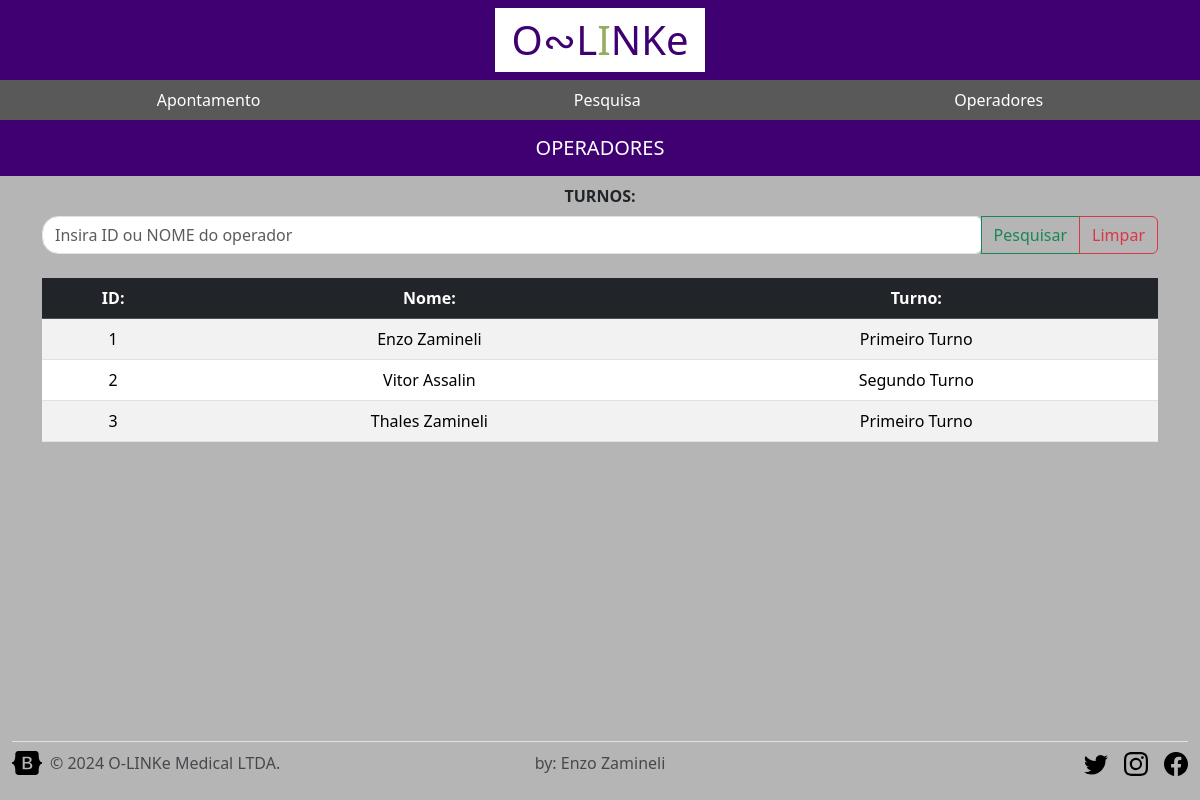
The app's page /paginas/operadores.php with its own data.
### tables this page shows
CREATE TABLE operadores(
    id_operador INT UNSIGNED PRIMARY KEY AUTO_INCREMENT,
    nome_operador VARCHAR(50) NOT NULL,
    turnos_id INT UNSIGNED,
    
    FOREIGN KEY (turnos_id) REFERENCES turnos(id_turnos)
);

CREATE TABLE turnos(
    id_turnos INT UNSIGNED PRIMARY KEY AUTO_INCREMENT,
    nome_turno VARCHAR(50) NOT NULL
);

### paginas/operadores.php (the view, shortened to what this page needs)
<!DOCTYPE html>
<html lang="en">
<head>
</head>
<body style="background-color: #b5b5b5; width: 100%; height: 100%;" class=" flex-column min-vh-100">
    <?php
        include_once "../template/template.php";
        include_once "../script/conexao.php";
        $turnos = filter_input(INPUT_POST, "turnos", FILTER_DEFAULT);
        $sqlOperadores = "SELECT *, turnos.nome_turno AS turnos_nome
                        FROM operadores
                        LEFT JOIN turnos
                        ON turnos_id = id_turnos
                        WHERE id_operador = :numeroOperador OR nome_operador LIKE :nome";
        $parametro = [
            "numeroOperador" => $turnos,
            "nome" => "%$turnos%"
        ];
        $stmt = $connection->prepare($sqlOperadores);
        $stmt->execute($parametro);
        $nop = $stmt->fetchAll(PDO::FETCH_ASSOC);
    ?>
    <h5 class="text-center mx-auto py-3" style="background-color: rgb(63, 0, 113); color: #fff;">OPERADORES</h5>
    <div class="container">
    <form action="" method="post">
            <div class="row text-center">
                <div class="col">
                    <label for="" class="form-label fw-bold">TURNOS:</label>
                    <div class="input-group mb-2">
                        <input name="turnos" type="text" class="form-control rounded-end" placeholder="Insira ID ou NOME do operador" value="<?= $_POST['turnos'] ?? null ?>">
                        <button type="submit" class="btn btn-outline-success">Pesquisar</button>
                        <a href="operadores.php" class="btn btn-outline-danger">Limpar</a>
                    </div>
                </div>
            </div>
        </form>
        <?php
            if(count($nop) > 0){ ?>
                <table class="table table-striped table-hover table-border mt-3">
                    <thead class="table-dark">
                        <tr>
                            <th class="text-center">ID: </th>
                            <th class="text-center">Nome: </th>
                            <th class="text-center">Turno: </th>
                        </tr>
                    </thead>
                    <tbody>
                        <?php
                        foreach($nop as $operador){ ?>
                            <tr>
                                <td class="text-center"><?= $operador['id_operador'] ?></td>
                                <td class="text-center"><?= $operador['nome_operador'] ?></td>
                                <td class="text-center"><?= $operador['turnos_nome'] ?></td>
                            </tr>
                    <?php
                        }
                        ?>
                    </tbody>
                </table>
        <?php
            } else {
                echo"<div class='alert alert-warning my-3 text-center fw-bold'> Insira o ID ou o NOME do operador... </div>";
            }
        ?>
    </div>
<?php
    include_once "../template/footer.php"
?>
</body>
</html>

### template/template.php (shortened to what this page needs)
<!DOCTYPE html>
<html lang="en">
<head>
    <link href="https://cdn.jsdelivr.net/npm/bootstrap@5.3.3/dist/css/bootstrap.min.css" rel="stylesheet">
    <link rel="stylesheet" href="../style.css">
</head>
<body>
    <form action="" method="post">
        <header class="topo d-flex justify-content-center align-items-center mt-0" style="background-color: rgb(63, 0, 113);">
            <h1 class="text-center py-2 px-3 mt-2" style="background-color: white;">
                <a href="../index.php" class="text-decoration-none">
                    <span class="px-0" style="color: rgb(63, 0, 113);">O∾L</span><span style="color: #96ac60;">I</span><span class="px-0" style="color: rgb(63, 0, 113);">NKe</span>
                </a>
            </h1>
        </header>
        <nav class="d-flex justify-content-around mt-0" style="background-color: #595959;">
            <a href="../paginas/apontamento.php" class="nav-link py-2 px-2 text-decoration-none" style="transition: background-color 0.3s ease; color: #fff;">Apontamento</a>
            <a href="../paginas/pesquisa.php" class="nav-link py-2 px-2 text-decoration-none" style="transition: background-color 0.3s ease; color: #fff;">Pesquisa</a>
            <a href="../paginas/operadores.php" class="nav-link py-2 px-2 text-decoration-none" style="transition: background-color 0.3s ease; color: #fff;">Operadores</a>
        </nav>
    </form>
</body>
</html>

### template/footer.php (shortened to what this page needs)
<div class="container-fluid mt-auto">
  <footer class="d-flex flex-wrap justify-content-between align-items-center py-2 my-3 border-top" style="position: fixed; bottom: 0; width: 98%;">
    <div class="col-md-4 d-flex align-items-center">
      <a href="http://localhost:8080/SistemaDeApontamento_TCC/index.php" class="mb-3 me-2 mb-md-0 text-body-secondary text-decoration-none lh-1">
        <svg class="bi" width="30" height="24"><use xlink:href="#bootstrap"/></svg>
      </a>
      <span class="mb-3 mb-md-0 text-body-secondary" style="color: white">&copy; 2024 O-LINKe Medical LTDA.</span>
    </div>
    <span class="mb-3 mb-md-0 text-body-secondary text-center" style="color: white">by: Enzo Zamineli</span>
    <ul class="nav col-md-4 justify-content-end list-unstyled d-flex">
      <li class="ms-3"><a class="text-body-secondary" href="#"><svg class="bi" width="24" height="24"><use xlink:href="#twitter"/></svg></a></li>
      <li class="ms-3"><a class="text-body-secondary" href="#"><svg class="bi" width="24" height="24"><use xlink:href="#instagram"/></svg></a></li>
      <li class="ms-3"><a class="text-body-secondary" href="#"><svg class="bi" width="24" height="24"><use xlink:href="#facebook"/></svg></a></li>
    </ul>
  </footer>
</div>

### style.css (style rules this page uses)
input { border-radius: 1rem !important; }

### records on screen
operadores: id_operador "1", nome_operador "Enzo Zamineli", turnos.nome_turno "Primeiro Turno"
operadores: id_operador "2", nome_operador "Vitor Assalin", turnos.nome_turno "Segundo Turno"
operadores: id_operador "3", nome_operador "Thales Zamineli", turnos.nome_turno "Primeiro Turno"
